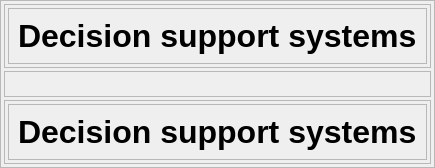
           <widget class="QFrame" name="Main_Window_frame">
            <property name="sizePolicy">
             <sizepolicy hsizetype="Expanding" vsizetype="Preferred">
              <horstretch>0</horstretch>
              <verstretch>0</verstretch>
             </sizepolicy>
            </property>
            <property name="maximumSize">
             <size>
              <width>0</width>
              <height>0</height>
             </size>
            </property>
            <property name="frameShape">
             <enum>QFrame::StyledPanel</enum>
            </property>
            <property name="frameShadow">
             <enum>QFrame::Raised</enum>
            </property>
            <layout class="QVBoxLayout" name="verticalLayout_33">
             <property name="spacing">
              <number>3</number>
             </property>
             <property name="leftMargin">
              <number>3</number>
             </property>
             <property name="topMargin">
              <number>3</number>
             </property>
             <property name="rightMargin">
              <number>3</number>
             </property>
             <property name="bottomMargin">
              <number>3</number>
             </property>
             <item>
              <widget class="QFrame" name="frame_35">
               <property name="frameShape">
                <enum>QFrame::StyledPanel</enum>
               </property>
               <property name="frameShadow">
                <enum>QFrame::Raised</enum>
               </property>
               <layout class="QVBoxLayout" name="verticalLayout_34">
                <property name="spacing">
                 <number>3</number>
                </property>
                <property name="leftMargin">
                 <number>3</number>
                </property>
                <property name="topMargin">
                 <number>3</number>
                </property>
                <property name="rightMargin">
                 <number>3</number>
                </property>
                <property name="bottomMargin">
                 <number>3</number>
                </property>
                <item alignment="Qt::AlignHCenter|Qt::AlignVCenter">
                 <widget class="QFrame" name="frame_36">
                  <property name="frameShape">
                   <enum>QFrame::StyledPanel</enum>
                  </property>
                  <property name="frameShadow">
                   <enum>QFrame::Raised</enum>
                  </property>
                  <layout class="QVBoxLayout" name="verticalLayout_35">
                   <item>
                    <widget class="QLabel" name="label_11">
                     <property name="font">
                      <font>
                       <pointsize>24</pointsize>
                       <bold>true</bold>
                      </font>
                     </property>
                     <property name="text">
                      <string>Decision support systems</string>
                     </property>
                    </widget>
                   </item>
                  </layout>
                 </widget>
                </item>
               </layout>
              </widget>
             </item>
             <item>
              <widget class="QFrame" name="frame_34">
               <property name="frameShape">
                <enum>QFrame::StyledPanel</enum>
               </property>
               <property name="frameShadow">
                <enum>QFrame::Raised</enum>
               </property>
               <layout class="QVBoxLayout" name="verticalLayout_38">
                <item>
                 <widget class="QFrame" name="frame_39">
                  <property name="frameShape">
                   <enum>QFrame::StyledPanel</enum>
                  </property>
                  <property name="frameShadow">
                   <enum>QFrame::Raised</enum>
                  </property>
                  <widget class="QLabel" name="label_13">
                   <property name="geometry">
                    <rect>
                     <x>170</x>
                     <y>20</y>
                     <width>49</width>
                     <height>16</height>
                    </rect>
                   </property>
                   <property name="text">
                    <string>TextLabel</string>
                   </property>
                  </widget>
                 </widget>
                </item>
                <item>
                 <widget class="QFrame" name="frame_38">
                  <property name="frameShape">
                   <enum>QFrame::StyledPanel</enum>
                  </property>
                  <property name="frameShadow">
                   <enum>QFrame::Raised</enum>
                  </property>
                 </widget>
                </item>
               </layout>
              </widget>
             </item>
             <item>
              <widget class="QFrame" name="frame_33">
               <property name="frameShape">
                <enum>QFrame::StyledPanel</enum>
               </property>
               <property name="frameShadow">
                <enum>QFrame::Raised</enum>
               </property>
               <layout class="QVBoxLayout" name="verticalLayout_37">
                <property name="spacing">
                 <number>3</number>
                </property>
                <property name="leftMargin">
                 <number>3</number>
                </property>
                <property name="topMargin">
                 <number>3</number>
                </property>
                <property name="rightMargin">
                 <number>3</number>
                </property>
                <property name="bottomMargin">
                 <number>3</number>
                </property>
                <item>
                 <widget class="QFrame" name="frame_37">
                  <property name="frameShape">
                   <enum>QFrame::StyledPanel</enum>
                  </property>
                  <property name="frameShadow">
                   <enum>QFrame::Raised</enum>
                  </property>
                  <layout class="QVBoxLayout" name="verticalLayout_36">
                   <item>
                    <widget class="QLabel" name="label_12">
                     <property name="font">
                      <font>
                       <pointsize>24</pointsize>
                       <bold>true</bold>
                      </font>
                     </property>
                     <property name="text">
                      <string>Decision support systems</string>
                     </property>
                    </widget>
                   </item>
                  </layout>
                 </widget>
                </item>
               </layout>
              </widget>
             </item>
            </layout>
           </widget>
